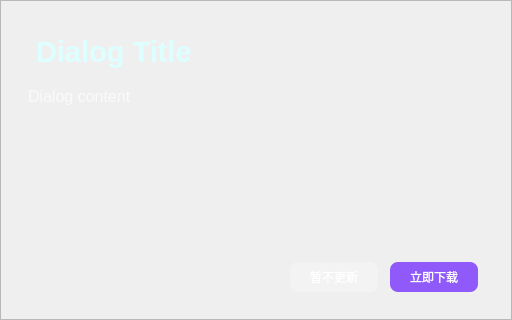
<?xml version="1.0" encoding="UTF-8"?>
<ui version="4.0">
 <class>UpdateDialog</class>
 <widget class="QDialog" name="UpdateDialog">
  <property name="geometry">
   <rect>
    <x>0</x>
    <y>0</y>
    <width>512</width>
    <height>320</height>
   </rect>
  </property>
  <property name="windowTitle">
   <string>Dialog</string>
  </property>
  <layout class="QVBoxLayout" name="layoutMain">
   <property name="spacing">
    <number>0</number>
   </property>
   <property name="leftMargin">
    <number>0</number>
   </property>
   <property name="topMargin">
    <number>0</number>
   </property>
   <property name="rightMargin">
    <number>0</number>
   </property>
   <property name="bottomMargin">
    <number>0</number>
   </property>
   <item>
    <widget class="QFrame" name="frameDialog">
     <property name="minimumSize">
      <size>
       <width>512</width>
       <height>320</height>
      </size>
     </property>
     <property name="styleSheet">
      <string notr="true">QFrame#frame{
background-color: rgb(245, 249, 254);
border-radius:25px;
}</string>
     </property>
     <property name="frameShape">
      <enum>QFrame::StyledPanel</enum>
     </property>
     <property name="frameShadow">
      <enum>QFrame::Raised</enum>
     </property>
     <layout class="QHBoxLayout" name="layoutDialog" stretch="4">
      <property name="spacing">
       <number>12</number>
      </property>
      <property name="leftMargin">
       <number>0</number>
      </property>
      <property name="topMargin">
       <number>0</number>
      </property>
      <property name="rightMargin">
       <number>0</number>
      </property>
      <property name="bottomMargin">
       <number>0</number>
      </property>
      <item>
       <layout class="QVBoxLayout" name="layoutContent" stretch="9">
        <property name="spacing">
         <number>0</number>
        </property>
        <property name="leftMargin">
         <number>9</number>
        </property>
        <property name="topMargin">
         <number>9</number>
        </property>
        <property name="rightMargin">
         <number>9</number>
        </property>
        <property name="bottomMargin">
         <number>9</number>
        </property>
        <item>
         <widget class="QWidget" name="widgetHeader" native="true">
          <property name="minimumSize">
           <size>
            <width>0</width>
            <height>0</height>
           </size>
          </property>
          <property name="maximumSize">
           <size>
            <width>16777215</width>
            <height>16777215</height>
           </size>
          </property>
          <property name="styleSheet">
           <string notr="true">.QWidget{
background-color: qlineargradient(x1:0, y1:0, x2:0, y2:1,
                                  stop:0 rgb(105, 27, 253), 
                                  stop:1 rgb(200, 160, 240));
border-radius:16px;
color: rgb(255, 255, 255);
}

</string>
          </property>
          <layout class="QHBoxLayout" name="layoutHeader" stretch="5">
           <property name="spacing">
            <number>18</number>
           </property>
           <property name="leftMargin">
            <number>18</number>
           </property>
           <property name="topMargin">
            <number>18</number>
           </property>
           <property name="rightMargin">
            <number>18</number>
           </property>
           <property name="bottomMargin">
            <number>18</number>
           </property>
           <item>
            <layout class="QHBoxLayout" name="layoutTitleContent">
             <item>
              <layout class="QVBoxLayout" name="layoutDialogElements" stretch="1,3,1">
               <property name="spacing">
                <number>0</number>
               </property>
               <item>
                <widget class="QLabel" name="lblTitle">
                 <property name="font">
                  <font>
                   <pointsize>22</pointsize>
                   <bold>true</bold>
                  </font>
                 </property>
                 <property name="styleSheet">
                  <string notr="true">QLabel {
    color: rgba(222, 255, 255, 255);
    qproperty-alignment: 'AlignCenter';
    margin-bottom: 12px;
}</string>
                 </property>
                 <property name="text">
                  <string>Dialog Title</string>
                 </property>
                </widget>
               </item>
               <item>
                <widget class="QLabel" name="lblContent">
                 <property name="font">
                  <font>
                   <pointsize>12</pointsize>
                   <bold>false</bold>
                  </font>
                 </property>
                 <property name="styleSheet">
                  <string notr="true">color: rgb(250, 250, 250)</string>
                 </property>
                 <property name="text">
                  <string>Dialog content</string>
                 </property>
                 <property name="alignment">
                  <set>Qt::AlignLeading|Qt::AlignLeft|Qt::AlignTop</set>
                 </property>
                </widget>
               </item>
               <item>
                <layout class="QHBoxLayout" name="layoutButtons">
                 <property name="spacing">
                  <number>12</number>
                 </property>
                 <property name="rightMargin">
                  <number>6</number>
                 </property>
                 <item>
                  <spacer name="spacerButtons">
                   <property name="orientation">
                    <enum>Qt::Horizontal</enum>
                   </property>
                   <property name="sizeHint" stdset="0">
                    <size>
                     <width>40</width>
                     <height>20</height>
                    </size>
                   </property>
                  </spacer>
                 </item>
                 <item>
                  <widget class="QPushButton" name="btnCancel">
                   <property name="minimumSize">
                    <size>
                     <width>88</width>
                     <height>30</height>
                    </size>
                   </property>
                   <property name="maximumSize">
                    <size>
                     <width>88</width>
                     <height>30</height>
                    </size>
                   </property>
                   <property name="styleSheet">
                    <string notr="true">QPushButton {
    background-color: rgba(250, 250, 250, 100);
    color: white;
    border: none;
    border-radius: 8px;
    font-family: 'Microsoft YaHei';
    font-size: 12px;
}

QPushButton:hover {
    background-color: rgba(250, 250, 250,130);
}

QPushButton:pressed {
    background-color: rgba(250, 250, 250,180);
}</string>
                   </property>
                   <property name="text">
                    <string>暂不更新</string>
                   </property>
                  </widget>
                 </item>
                 <item>
                  <widget class="QPushButton" name="btnDownload">
                   <property name="minimumSize">
                    <size>
                     <width>88</width>
                     <height>30</height>
                    </size>
                   </property>
                   <property name="maximumSize">
                    <size>
                     <width>88</width>
                     <height>30</height>
                    </size>
                   </property>
                   <property name="styleSheet">
                    <string notr="true">QPushButton {
    background-color: rgba(105, 27, 253, 180);
    color: white;
    border: none;
    border-radius: 8px;
    font-family: 'Microsoft YaHei';
    font-size: 12px;
}

QPushButton:hover {
    background-color: rgba(105, 27, 253, 120);
}

QPushButton:pressed {
    background-color: rgba(105, 27, 253, 250);
}</string>
                   </property>
                   <property name="text">
                    <string>立即下载</string>
                   </property>
                  </widget>
                 </item>
                </layout>
               </item>
              </layout>
             </item>
            </layout>
           </item>
          </layout>
         </widget>
        </item>
       </layout>
      </item>
     </layout>
    </widget>
   </item>
  </layout>
 </widget>
 <resources/>
 <connections/>
</ui>
